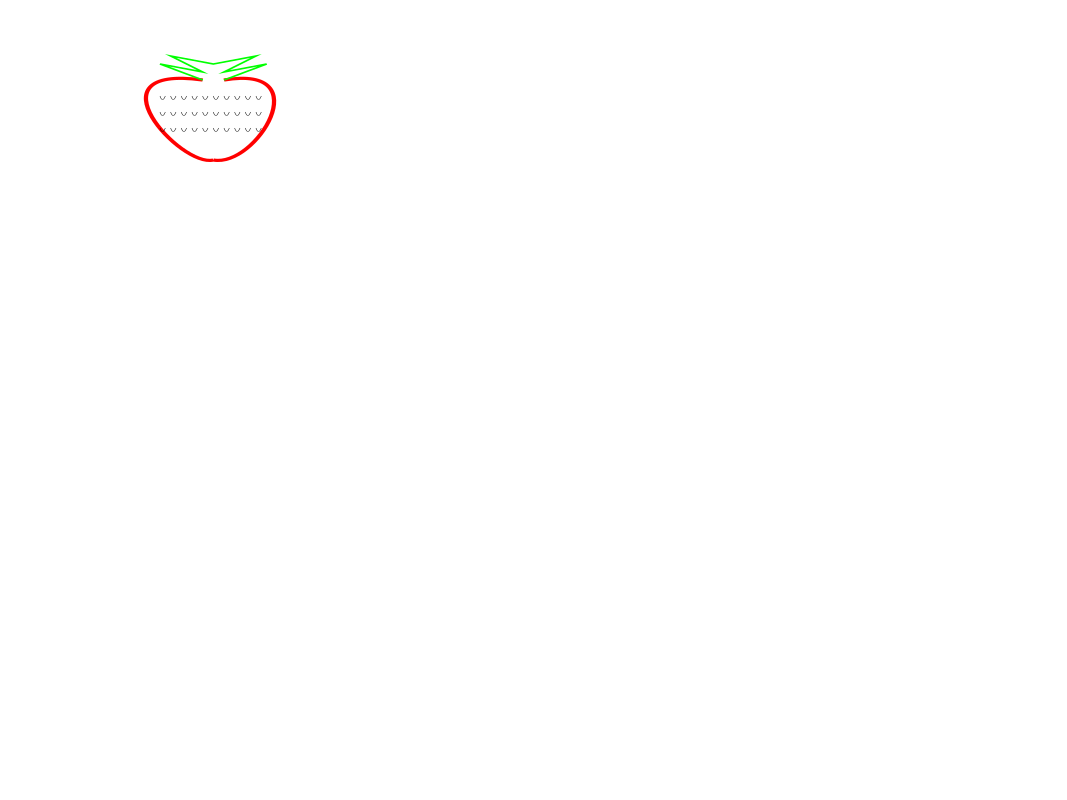

Source code (Python):
import cairo
import math
import numpy

WIDTH, HEIGHT = 800, 600 # dimensions of canvas
COLOR_BACKGROUND = (255, 255, 255) # background white

surface = cairo.SVGSurface('straw_test_cairo.svg', WIDTH, HEIGHT) # for output to svg
#surface = cairo.ImageSurface(cairo.FORMAT_ARGB32, WIDTH, HEIGHT) # for output to png, also turn on at end
cx = cairo.Context(surface)

cx.scale(WIDTH, HEIGHT)  # normalize canvas

#fill background with white
#cx.set_source_rgb(*COLOR_BACKGROUND)
#cx.rectangle(0, 0, WIDTH, HEIGHT)
#cx.fill()

#cx.translate(0.1, 0.1)  # translate the whole shebang

cx.move_to(.21, .1)
# curve(x1, y1, x2, y2, x3, y3)
cx.curve_to(.3, .08, .24, .21, .2, .2) #draw right side of strawberry
cx.move_to(.19, .1)
cx.curve_to(.08, .08, .17, .21, .2, .2) #draw left side of strawberry

cx.set_source_rgb(255, 0, 0)  # line color red
cx.set_line_width(0.004) # line width
cx.stroke() # draw

#draw leaves of strawberry
cx.move_to(.19, .1)
cx.line_to(.15, .08)
cx.line_to(.19, .09)
cx.line_to(.16, .07)
cx.line_to(.2, .08)
cx.line_to(.24, .07)
cx.line_to(.21, .09)
cx.line_to(.25, .08)
cx.line_to(.21, .1)

cx.set_source_rgb(0, 128, 0)  # line color green
cx.set_line_width(0.002) # line width
cx.stroke() # draw

"""
#draw a seed manually
cx.move_to(.17, .17)
cx.curve_to(.172, .18, .175, .170, .170, .170)

cx.set_source_rgb(0, 0, 0)  # line color black
cx.set_line_width(0.0005) # line width
cx.stroke()
"""

#generate some seeds on the strawberry
for i in numpy.arange(.15, .25, .01): # numpy.arange allows range using floats
	for j in numpy.arange(.12, .18, .02):
		a = i
		b = j
		c = a + 0.002
		d = b + 0.01
		e = a + 0.005
		f = b

		cx.move_to(a, b)
		cx.curve_to(a, b, c, d, e, f)
		cx.set_source_rgb(0, 0, 0)  # line color black
		cx.set_line_width(0.0005) # line width
		cx.stroke() # draw

surface.finish() # output to svg, finish
#surface.write_to_png("straw_test_cairo.png")  # output to png
